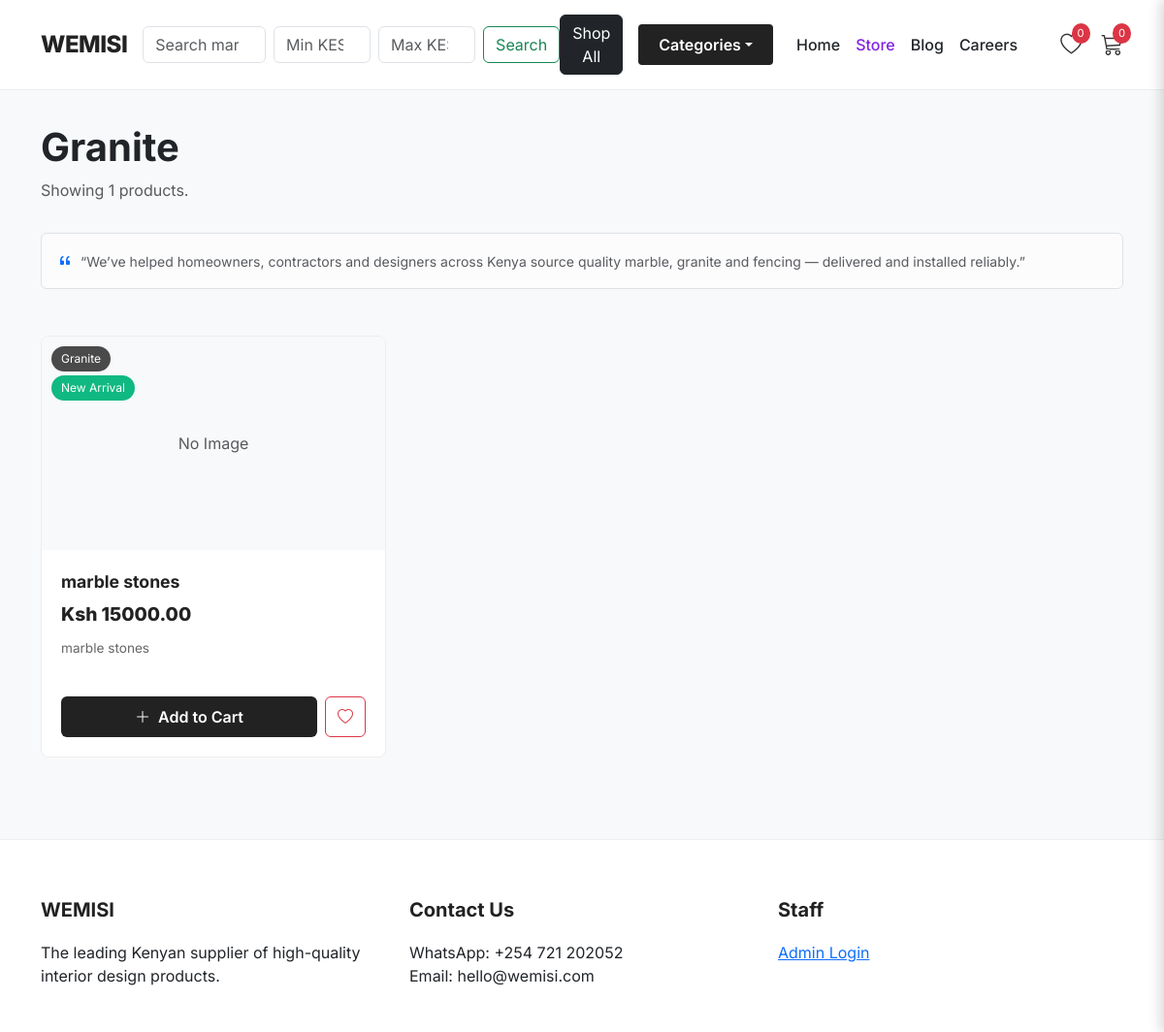
Screenshot of /category/granite/ with the database file from the repository.
### store/models.py (models this page shows, shortened)
class Category(models.Model):
    name = models.CharField(max_length=200)
    slug = models.SlugField(unique=True) # This makes the URL look nice (e.g., /granite/)
    class Meta:
        verbose_name_plural = "Categories"

class Product(models.Model):
    category = models.ForeignKey(Category, related_name='products', on_delete=models.CASCADE)
    name = models.CharField(max_length=200)
    description = models.TextField()
    price = models.DecimalField(max_digits=10, decimal_places=2)
    dimensions = models.CharField(max_length=100, blank=True, help_text="e.g. 10x10ft")
    image = models.ImageField(upload_to='products/')
    is_featured = models.BooleanField(default=False) # If true, shows on Homepage
    available = models.BooleanField(default=True)

### store/views.py (the view)
# urls.py: path('category/<slug:category_slug>/', views.category_detail, name='category_detail'),
def category_detail(request, category_slug):
    category = None
    if category_slug:
        category = get_object_or_404(Category, slug=category_slug)
        products = Product.objects.filter(available=True, category=category)
        return render(request, 'store/product_list.html', {'category': category, 'products': products})

### store/context_processors.py (called while the page is built)
def cart_and_wishlist_count(request):
    cart = request.session.get("cart", {})
    wishlist = request.session.get("wishlist", [])
    return {
        "menu_categories": Category.objects.all(),
        "cart_count": sum(cart.values()),
        "wishlist_count": len(wishlist),
    }

### mbele/templates/store/product_list.html (shortened to what this page needs)
{% extends 'store/base.html' %}
{% block content %}
<div class="row mb-4 align-items-center">
    <div class="col-md-6">
        {% if category %}
            <h1 class="fw-bold text-dark">{{ category.name }}</h1>
        {% else %}
            <h1 class="fw-bold text-dark">All Products</h1>
        {% endif %}
        <p class="text-muted">Showing {{ products.count }} products.</p>
    </div>
    <div class="mt-3 mb-4">
        <div class="alert alert-light border d-flex align-items-center mb-0">
            <i class="bi bi-quote text-primary me-2"></i>
            <div class="small text-muted">
                “We’ve helped homeowners, contractors and designers across Kenya source quality marble, granite and fencing — delivered and installed reliably.”
            </div>
        </div>
    </div>
</div>
<div id="product-grid-container">
<div class="row">
    {% for product in products %}
    <div class="col-md-6 col-lg-4 mb-4">
        <div class="product-card h-100">
            <div class="img-container">
                <span class="badge-category">{{ product.category.name }}</span>
                {% if forloop.first or product.is_featured %}
                <span class="badge-new">New Arrival</span>
                {% endif %}
                {% if product.image %}
                <a href="{% url 'product_detail' product.id %}">
                    <img src="{{ product.image.url }}" class="product-img" alt="{{ product.name }}">
                </a>
                {% else %}
                <div class="d-flex align-items-center justify-content-center h-100 bg-light text-muted">No Image</div>
                {% endif %}
            </div>
            <div class="card-body d-flex flex-column">
                <a href="{% url 'product_detail' product.id %}" class="product-title">{{ product.name }}</a>
                <div class="price">Ksh {{ product.price }}</div>
                <p class="desc-snippet">{{ product.description|truncatechars:80 }}</p>
                <div class="mt-auto d-flex">
                    <button class="btn btn-add-cart py-2 w-100" data-product-id="{{ product.id }}">
                        <i class="bi bi-plus-lg me-1"></i> Add to Cart
                    </button>
                    <button class="btn btn-outline-danger ms-2 py-2 wishlist-toggle-btn" data-product-id="{{ product.id }}">
                        <i class="bi bi-heart"></i>
                    </button>
                </div>
            </div>
        </div>
    </div>
    {% empty %}
    <div class="col-12 text-center py-5">
        <h3>No products found</h3>
        <p class="text-muted">Please check back later or contact us.</p>
    </div>
    {% endfor %}
</div>
</div>
{% endblock %}

### mbele/templates/store/base.html (style rules this page uses)
body { font-family: 'Inter', sans-serif; background-color: #f8f9fa; }

### mbele/templates/store/product_list.html (style rules this page uses)
.product-card { border: 1px solid #eee; border-radius: 8px; background: white; transition: box-shadow 0.3s ease; position: relative; overflow: hidden; }
.img-container { position: relative; height: 220px; background: #f8f9fa; overflow: hidden; }
.badge-category { position: absolute; top: 10px; left: 10px; background: rgba(0,0,0,0.7); color: white; font-size: 0.75rem; padding: 4px 10px; border-radius: 20px; z-index: 2; }
.badge-new { position: absolute; top: 40px; left: 10px; background: #10b981; color: white; font-size: 0.75rem; padding: 4px 10px; border-radius: 20px; z-index: 2; }
.card-body { padding: 20px; }
.product-title { font-weight: 700; font-size: 1.1rem; margin-bottom: 5px; color: #222; text-decoration: none; display: block; }
.price { font-size: 1.2rem; font-weight: 800; color: #222; margin-bottom: 10px; }
.desc-snippet { font-size: 0.85rem; color: #666; line-height: 1.5; margin-bottom: 20px; height: 40px; overflow: hidden; }
.btn-add-cart { background-color: #222; color: white; border: none; font-weight: 600; flex: 1; }

### rows the page displays
Category: name "Granite"
Product: category.name "Granite", image "No Image", name "marble stones", price "15000.00", description "marble stones"

### other values shown
{{ wishlist_count|default:"0" }} "0"
{{ cart_count|default:"0" }} "0"
{{ products.count }} "1"
